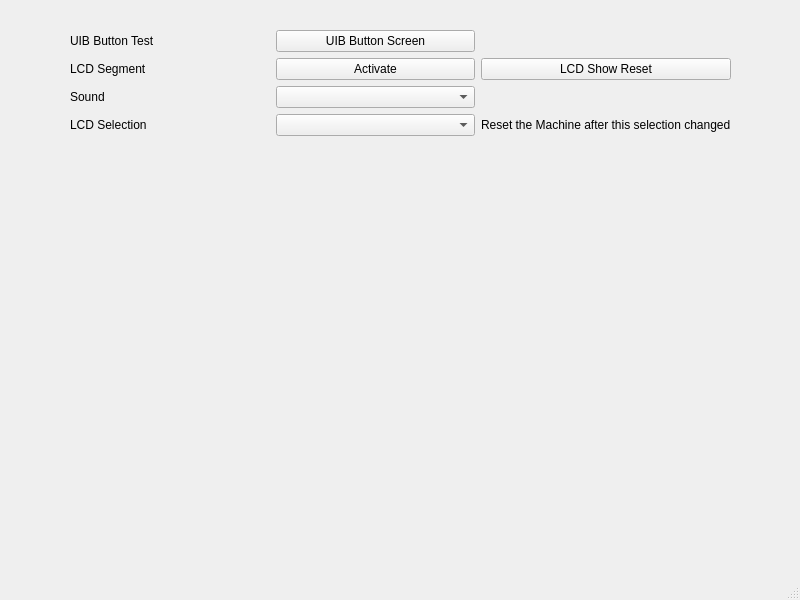
<?xml version="1.0" encoding="UTF-8"?>
<ui version="4.0">
 <class>WBSDDisplayWindow</class>
 <widget class="QMainWindow" name="WBSDDisplayWindow">
  <property name="geometry">
   <rect>
    <x>0</x>
    <y>0</y>
    <width>800</width>
    <height>600</height>
   </rect>
  </property>
  <property name="windowTitle">
   <string>Display options</string>
  </property>
  <widget class="QWidget" name="centralwidget">
   <widget class="QWidget" name="verticalLayoutWidget">
    <property name="geometry">
     <rect>
      <x>20</x>
      <y>10</y>
      <width>761</width>
      <height>186</height>
     </rect>
    </property>
    <layout class="QVBoxLayout" name="verticalLayout">
     <property name="leftMargin">
      <number>50</number>
     </property>
     <property name="topMargin">
      <number>20</number>
     </property>
     <property name="rightMargin">
      <number>50</number>
     </property>
     <item>
      <layout class="QGridLayout" name="gridLayout">
       <item row="3" column="0">
        <widget class="QLabel" name="label_4">
         <property name="text">
          <string>LCD Selection</string>
         </property>
        </widget>
       </item>
       <item row="3" column="2">
        <widget class="QLabel" name="label_6">
         <property name="text">
          <string>Reset the Machine after this selection changed</string>
         </property>
        </widget>
       </item>
       <item row="3" column="1">
        <widget class="QComboBox" name="cb_LCD"/>
       </item>
       <item row="1" column="2">
        <widget class="QPushButton" name="pbrst">
         <property name="text">
          <string>LCD Show Reset</string>
         </property>
        </widget>
       </item>
       <item row="1" column="0">
        <widget class="QLabel" name="label">
         <property name="text">
          <string>LCD Segment</string>
         </property>
        </widget>
       </item>
       <item row="0" column="1">
        <widget class="QPushButton" name="buttonTest">
         <property name="text">
          <string>UIB Button Screen</string>
         </property>
        </widget>
       </item>
       <item row="2" column="0">
        <widget class="QLabel" name="label_3">
         <property name="text">
          <string>Sound</string>
         </property>
        </widget>
       </item>
       <item row="2" column="1">
        <widget class="QComboBox" name="soundTest"/>
       </item>
       <item row="0" column="0">
        <widget class="QLabel" name="label_2">
         <property name="text">
          <string>UIB Button Test</string>
         </property>
        </widget>
       </item>
       <item row="1" column="1">
        <widget class="QPushButton" name="lcdSegment">
         <property name="text">
          <string>Activate</string>
         </property>
        </widget>
       </item>
      </layout>
     </item>
     <item>
      <layout class="QGridLayout" name="gridLayout_2"/>
     </item>
     <item>
      <spacer name="verticalSpacer">
       <property name="orientation">
        <enum>Qt::Vertical</enum>
       </property>
       <property name="sizeHint" stdset="0">
        <size>
         <width>20</width>
         <height>40</height>
        </size>
       </property>
      </spacer>
     </item>
    </layout>
   </widget>
  </widget>
  <widget class="QMenuBar" name="menubar">
   <property name="geometry">
    <rect>
     <x>0</x>
     <y>0</y>
     <width>800</width>
     <height>21</height>
    </rect>
   </property>
  </widget>
  <widget class="QStatusBar" name="statusbar"/>
 </widget>
 <resources/>
 <connections/>
</ui>
